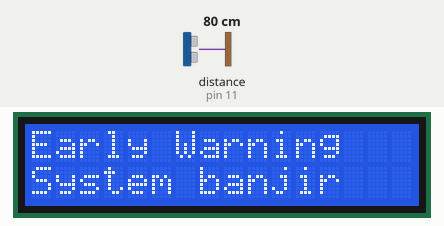
Simulated run of this sketch. Board: Arduino Uno, built with avr-gcc and run on an emulated ATmega328P. On the bench: 16×2 character LCD. Wiring (inferred from the names in the program): ultrasonic range finder: trigger pin 10; echo pin 11. Inputs (shaded band) come from the test bench; at power-on: distance to the obstacle (sensor on pin 11) 80 cm. The echo pulse lasts 58.3 µs per cm; the modem accepts every AT command (registered, SIM ready, sends succeed) and sends nothing else.

Above: at 2.1 s.
At 5.2 s:
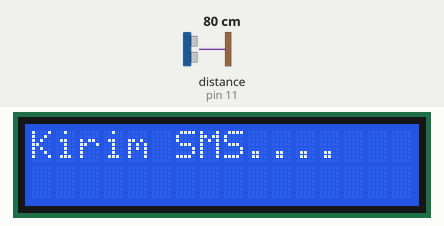
5.3 s: distance to the obstacle (sensor on pin 11) set to 2 cm
At 18.8 s:
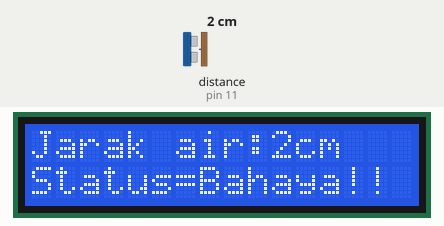
Timing chart, 0 to 19.7 s (numbered marks = the images above; inputs shaded):
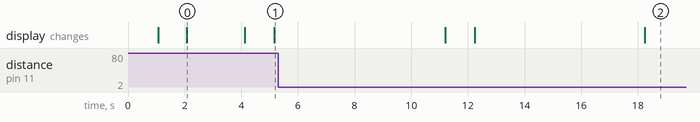

Measured:
- after the input at 5.3 s, the display: changes after 5.9 s (image 2)
- what the display in image 0 shows lasts 2.0 s, from 2.1 s to 4.1 s

The sketch:

Early_warning_sistem_via_SMS__banjir_.ino
```cpp
/*************************************
 * Program : Project 24. Early warning sistem via SMS (banjir)
 * Input   : Sensor Ultrasonic HC-SR04, Modem SMS Getway
 * Output  : LCD 2x16
 * 125 Proyek Arduino Inkubatek
 * www.tokotronik.com
 * ***********************************/
#include <LiquidCrystal.h>
#include <SoftwareSerial.h>

LiquidCrystal lcd(2,3, 4, 5, 6, 7);

const int rxpin = 8;
const int txpin = 9;
SoftwareSerial gsm(rxpin, txpin);

const int TRIGPIN = 10;
const int ECHOPIN = 11;

String inString="";
//--------------ganti nomor penerima dengan nomor Anda
String noPenerima="085xxxxxxxxx";

unsigned int jarak, timer, Status;
char f1,f2,f3;
char str,f;

void setup(){
  gsm.begin(9600);
  pinMode(ECHOPIN, INPUT);
  pinMode(TRIGPIN, OUTPUT);
  lcd.begin(16, 2);
  lcd.print("Tes Koneksi...");
  delay(1000);
  do{
  gsm.println("AT");
  getmodem();
  }
  while(inString == "OK");
  lcd.clear();
  lcd.print(" Koneksi OK ");
  delay(1000);
  lcd.clear();
  lcd.print("Early Warning");
  lcd.setCursor(0,1);
  lcd.print("System banjir");
  delay(2000);
}

//====================program utama
void loop(){
  baca_sensor();
  delay(10);
  baca_sensor();
  lcd.setCursor(0,0);
  lcd.print("Jarak air:");
  lcd.setCursor(0,1);
  lcd.print("Status=");
  lcd.setCursor(10,0);
  lcd.print(jarak);
  lcd.print("cm  ");
  if (jarak > 100) {
     lcd.setCursor(7,1);
     lcd.print("Aman    ");
     Status=1;
     if (f1==1){
       kirim_sms();
       f1=0;
       f2=0;
       f3=0;
     }
  }
  else if ((jarak < 90) && (jarak > 75)){
  lcd.setCursor(7,1);
  lcd.print("Waspada ");
    if (f1==0){
      Status=2;
      kirim_sms();
    }
  f1=1;
  f2=0;
  f3=0;
  }
  else if ((jarak < 65) && (jarak > 50)){
  lcd.setCursor(7,1);
  lcd.print("Awas!   ");
    if (f2==0){
      Status=3;
      kirim_sms();
    }
  f1=0;
  f2=1;
  f3=0;
  }
  else if (jarak < 40){
  lcd.setCursor(7,1);
  lcd.print("Bahaya!!");
    if (f3==0){
      Status=4;
      kirim_sms();
    }
  f1=0;
  f2=0;
  f3=1;
  }
  delay(4000);
}
//====================================baca data serial
void getmodem(){
 f=1;
 inString="";
 while(f){
   if(gsm.available()){
       str=gsm.read();
       switch (str){
           case '\r': break;
           case '\n':f=0; break;
           default:inString+=(char)str;
         }
     }
 }
}
//===================================baca sensor 1
void baca_sensor(){
  digitalWrite(TRIGPIN, LOW);
  delayMicroseconds(2);
  digitalWrite(TRIGPIN, HIGH);
  delayMicroseconds(10);
  digitalWrite(TRIGPIN, LOW);
  timer = pulseIn(ECHOPIN, HIGH);
  jarak= timer/58;
}

//====================================kirim SMS
void kirim_sms(){
    gsm.print("AT+CMGS=");
    gsm.println(noPenerima);
    delay(1000);
    gsm.print("Jarak:");
    gsm.print(jarak);
    switch (Status){
    case 1: gsm.print("cm, Status= Aman");break;
    case 2: gsm.print("cm, Status= Waspada");break;
    case 3: gsm.print("cm, Status= Awas!");break;
         case 4: gsm.print("cm, Status= Bahaya!!");break;
    }
    gsm.write((byte)26);
    gsm.println();
    lcd.clear();
    lcd.print("Kirim SMS....");
    delay(2000);
}
```
